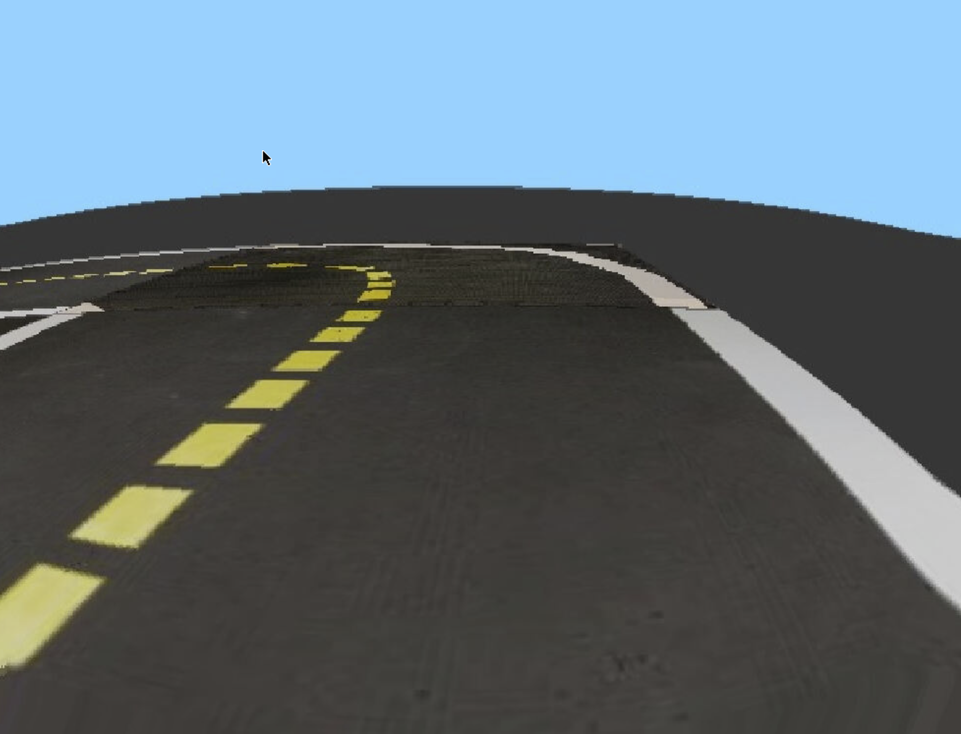
#> input picture visual_lane_servoing/solution/images/visual_control/sim.png, 961 x 734 px, shrunk from 1955 x 1494 before the run
$ jupyter execute visual_servoing_activity.ipynb   (shell and % lines are left out)   (older library calls are emulated)
#> lines starting #> are read from the running program, lines starting #| are printed output that depends on the picture; after the words box and inside, x2 and y2 are one past the last pixel; in counts of white or black regions, pixels touching at a corner belong together
<p style="text-align: right">

</p>

# 💻🚙 05 - Visual control

<figure>
  <div style="text-align:center;">

  <figcaption>The view from a Duckiebot when centered in its lane.</figcaption>
  </div>
</figure>

Now, we will combine the image processing tools that we have explored with the earlier exercise on image-based reactive control to design a policy for lane-following. Consider above image taken from the Duckiebot's camera when the Duckiebot was roughly centered in its lane. Our goal is to design a control policy that uses only images streamed from the Duckiebot's camera to keep it in the lane as it drives forward at a fixed velocity.

Rather than design a controller that reasons over the raw image, we will process the image to enhance aspects of the image that are helpful for lane-following. In particular, the dashed-yellow and solid-white lane markings provide valuable cues that we can use to guide the robot on order to stay in its lane.

Assume that the Duckiebot starts out in the center of its lane, facing in the direction of travel. Assume also that the Duckiebot is traveling forward at a nominal speed. We can imagine using the location of the dashed-yellow and solid-white lane markings in the image to vary the rotational velocities of the left and right wheels in order to stay in the lane. For example, if the dashed-yellow lane markings appear in the left- and right-halves of the image, we might command a negative rotational velocity (i.e., counter-clockwise) as a correction.

Of course, this requires that we can detect the dashed-yellow and solid-white lane markings and estimate their orientations. Thus, we want to apply a filter that makes the lane markings "pop out" in the image, while supressing as much of distracting content of the image. As we discussed in lecture, lane markings are brightly colored against a dark background (the road).

We can identify the location of lane markings in the image by applying finite-difference filters $h_x$ and $h_y$ (e.g., using the Sobel operator) to estimate the horizontal and vertical intensity gradients

$$ \nabla I[u,v] =
\begin{bmatrix}
G_x[u,v]\\
G_y[u,v]
\end{bmatrix}
$$

where

$$
\begin{align}
G_x = h_x * I\\
G_y = h_y * I
\end{align}
$$

We can then look for regions of the image where the magnitude of the intensity gradient is large as a measure of the strength of each edge.

$$
\lvert \nabla I[u,v] \rvert = \sqrt{\left(G_x[u,v]\right)^2 + \left(G_y[u,v]\right)^2}
$$

Assuming that these edges correspond to the lane boundaries, the direction of the gradients can then be used to estimate the desired orientations.

$$
\theta[u,v] = \textrm{atan2}\left(G_y[u,v], G_x[u,v]\right)
$$

In this exercise, we will develop this idea by investigating different ways of processing the images to tease out information about the robot's pose relative to the lane. We will use these results to implement a reactive image-space controller that we will validate on a simulated and/or real DuckieBot.

[cell 1]
## Run this cell to import relevant modules
%pylab inline

from matplotlib import pyplot as plt
import numpy as np
import cv2

Let's load the image as well as the homography for the corresponding camera into Python.

[cell 2]
# Load in the image and generate hsv and grayscale versions
imgbgr = cv2.imread('../images/visual_control/sim.png')
#> imgbgr is the input picture: shape (734, 961, 3); mean B, G, R 115.6, 107.6, 93.8

# OpenCV uses BGR by default, whereas matplotlib uses RGB, so we generate an RGB version for the sake of visualization
imgrgb = cv2.cvtColor(imgbgr, cv2.COLOR_BGR2RGB)

# Convert the image to HSV for any color-based filtering
imghsv = cv2.cvtColor(imgbgr, cv2.COLOR_BGR2HSV)
#> imghsv: shape (734, 961, 3); mean H, S, V 43.3, 45.1, 121.2

# Most of our operations will be performed on the grayscale version
img = cv2.cvtColor(imgbgr, cv2.COLOR_BGR2GRAY)

# The image-to-ground homography associated with this image (Jacopo's)
H = np.array([-4.137917960301845e-05, -0.00011445854191468058, -0.1595567007347241,
              0.0008382870319844166, -4.141689222457687e-05, -0.2518201638170328,
              -0.00023561657746150284, -0.005370140574116084, 0.9999999999999999])

H = np.reshape(H,(3, 3))
Hinv = np.linalg.inv(H)

## Finding the Horizon

In Duckietown, the ground is planar and in other self-driving and robotics domains, it is often assumed that the ground is locally planar. We can exploit this as we search for lane markings by not searching above the horizon. In the world frame relative to which we estimated the homography (i.e., a reference frame with the origin centered between the drive wheels with the positive $x$-axis pointing forward and the positive $y$-axis to the left), the horizon corresponds to large $x$-coordinates. In Duckietown, we are only interested in the road a few meters in front of the Duckiebot.

**Note**: You do not need to include this in the implementation of the functions that will be run in simulation and on the physical Duckiebot. For this activity, the robot will automatically crop out the horizon.

[cell 3]
# TODO: Use the homography (technically Hinv) to mask out the horizon
# When generating masks that will be used with OpenCV try and
# instantiate them with dtype=np.uint8
mask_ground = np.zeros(img.shape, dtype=np.uint8) # TODO: CHANGE ME


x = np.array([[150, 0.2, 1]]).transpose()
xprime = Hinv.dot(x)
xprime = xprime/xprime[2]
print(img.shape)
#| (734, 961)
print(xprime)
mid = 0.72*img.shape[0]
mask_ground[img.shape[0]-int(mid):img.shape[0],:] = 1

fig = plt.figure(figsize = (30,20))
ax1 = fig.add_subplot(1,4,1)
# Visualize the selected and projected points
ax1.plot(xprime[0], xprime[1], 'rx')
ax1.imshow(img*mask_ground,cmap = 'gray')
ax1.set_title('Horizon Mask'), ax1.set_xticks([]), ax1.set_yticks([]);

## Detecting Lane Markings using Sobel Edge Detection

Now, let's apply the Sobel operator to the image to identify image gradients.

[cell 4]
# Convolve the image with the Sobel operator (filter) to compute the numerical derivatives in the x and y directions
sobelx = cv2.Sobel(img,cv2.CV_64F,1,0)
sobely = cv2.Sobel(img,cv2.CV_64F,0,1)

# Compute the magnitude of the gradients
Gmag = np.sqrt(sobelx*sobelx + sobely*sobely)

# Compute the orientation of the gradients
Gdir = cv2.phase(np.array(sobelx, np.float32), np.array(sobely, dtype=np.float32), angleInDegrees=True)

fig = plt.figure(figsize = (30,20))
ax1 = fig.add_subplot(1,4,1)
ax1.imshow(img,cmap = 'gray')
ax1.set_title('Original'), ax1.set_xticks([]), ax1.set_yticks([])
ax2 = fig.add_subplot(1,4,2)
ax2.imshow(sobelx,cmap = 'gray')
ax2.set_title('Sobel X'), ax2.set_xticks([]), ax2.set_yticks([])
ax3 = fig.add_subplot(1,4,3)
ax3.imshow(sobely,cmap = 'gray')
ax3.set_title('Sobel Y'), ax3.set_xticks([]), ax3.set_yticks([]);
ax4 = fig.add_subplot(1,4,4)
ax4.imshow(np.uint8(Gmag))
ax4.set_title('Gradient Magnitude'), ax4.set_xticks([]), ax4.set_yticks([]);

Filtering the image has enhanced the location of the lane markings, but has also emphasized other locations where there are rapid changes in intensity. These include the duckies, buildings in Duckietown, the road surface, and elements in the background (e.g., the lights in the upper-right corner of the image). Note that we are using a non-grayscale colormap for the gradient magnitudes in order to more clearly convey locations that are enhanced by the Sobel operator.

We can reduce the occurrence of some of these features by first blurring the filter using a Gaussian kernel.

## Gaussian Blurring

The Sobel operator picks up on noise in the image as well as texture in the scene that we don't particularly care about. We can blur the image with a Gaussian kernel to reduce these spurious detections.

### Example: Gaussian Blurring

Using your experience from the previous exercise, identify a setting for the standard deviation of the Gaussian kernel that removes noise and local texture (e.g., that of the road surface), without sacrificing too much valid content (namely, the edges associated with lane markings)

[cell 5]
# TODO: Identify a setting for the standard deviation that removes noise while not eliminating too much valid content.
sigma = 5 # CHANGE ME

# Smooth the image using a Gaussian kernel
img_gaussian_filter = cv2.GaussianBlur(img,(0,0), sigma)

# Visualize the filtered image alongside the original image.
fig = plt.figure(figsize = (20,20))
ax1 = fig.add_subplot(1,2,1)
ax1.imshow(img,cmap = 'gray')
ax1.set_title('Original'), ax1.set_xticks([]), ax1.set_yticks([])
ax2 = fig.add_subplot(1,2,2)
ax2.imshow(img_gaussian_filter,cmap = 'gray')
ax2.set_title('Gaussian Filter (Sigma = ' + str(sigma) +')'), ax2.set_xticks([]), ax2.set_yticks([]);

Now, let's look at the gradients of the blurred image. For this exercise, experiment with different settings for the standard deviation above and see how they affect the image gradients. In particular, compare the gradients for two extremes of the standard deviation (e.g., $\sigma=1$ and $\sigma=10$).

[cell 6]
# Convolve the image with the Sobel operator (filter) to compute the numerical derivatives in the x and y directions
sobelx = cv2.Sobel(img_gaussian_filter,cv2.CV_64F,1,0)
sobely = cv2.Sobel(img_gaussian_filter,cv2.CV_64F,0,1)
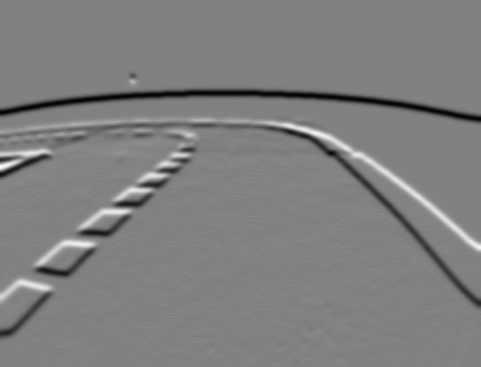
#> sobely: shape (734, 961) float64 (shown at 1/2 size); min -91, max 88, mean -1.5; drawn with min black and max white

# Compute the magnitude of the gradients
Gmag = np.sqrt(sobelx*sobelx + sobely*sobely)

# Compute the orientation of the gradients
Gdir = cv2.phase(np.array(sobelx, np.float32), np.array(sobely, dtype=np.float32), angleInDegrees=True)
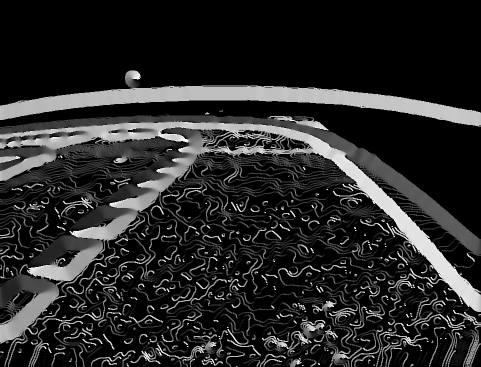
#> Gdir: shape (734, 961) float32 (shown at 1/2 size); min 0, max 358.8, mean 56.9; drawn with min black and max white

fig = plt.figure(figsize = (30,20))
ax1 = fig.add_subplot(1,4,1)
ax1.imshow(img_gaussian_filter,cmap = 'gray')
ax1.set_title('Gaussian Blur'), ax1.set_xticks([]), ax1.set_yticks([])
ax2 = fig.add_subplot(1,4,2)
ax2.imshow(sobelx,cmap = 'gray')
ax2.set_title('Sobel X'), ax2.set_xticks([]), ax2.set_yticks([])
ax3 = fig.add_subplot(1,4,3)
ax3.imshow(sobely,cmap = 'gray')
ax3.set_title('Sobel Y'), ax3.set_xticks([]), ax3.set_yticks([]);
ax4 = fig.add_subplot(1,4,4)
ax4.imshow(np.uint8(Gmag))
ax4.set_title('Gradient Magnitude'), ax4.set_xticks([]), ax4.set_yticks([]);

## A Varient of Non-maximal Supression

With a suitable choice for the standard deviation, we have smoothed out some of the noise and texture in the image (e.g., the road), reducing the number of candidate edges while preserving most of the edges that corresopnd to lane markings.

Under the assumption that the edges associated with lane markings are stronger than most of of the edges in the image (in terms of the magnitude of the gradients), we can further eliminate distractors by only keeping edges whose gradient magnitude is greater than a threshold.

### Example: A form of non-maximal supression

In this exercise, we will take a look at the histogram over gradient magnitudes to better understand the distribution of gradient magnitudes. Based on the histogram, we can choose a magnitude threshold that we will use to filter out weaker edges.

[cell 7]
# Visualize the histogram over gradient magnitudes
fig = plt.figure(figsize = (5,5))
ax1 = fig.add_subplot(1,1,1)
ax1.hist((Gmag*mask_ground).flatten(), bins=50)
ax1.set_title('Gradient Histogram');
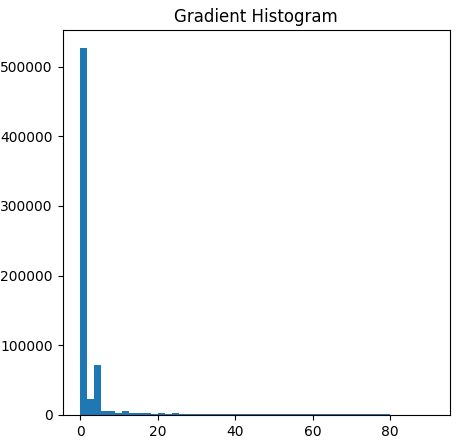
#> figure drawn by matplotlib, 1 panel; tallest bar 526066 high, from x = 1.11e-16 to 1.82

[cell 8]
# TODO: Use the histogram above to choose the minimum threshold on the gradient magnitude.
#       Edges whos gradient magnitude is below this threshold will be filtered out.
threshold = 28 # CHANGE ME

mask_mag = (Gmag > threshold)
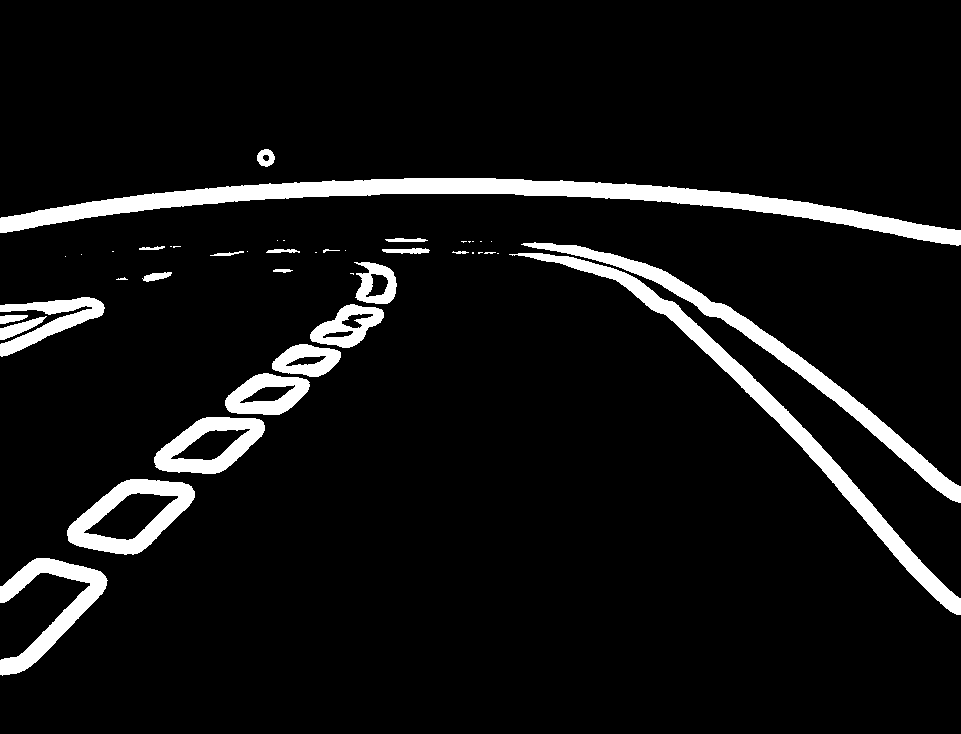
#> mask_mag: shape (734, 961) bool; 7.4% white; 44 white regions (20 under 20 px), largest, box (x1, y1, x2, y2) and area: (0, 178, 961, 246) 15057, (509, 253, 961, 615) 8314, (521, 242, 961, 503) 7049

fig = plt.figure(figsize = (20,10))
ax1 = fig.add_subplot(1,2,1)
ax1.imshow(Gmag, cmap = 'gray')
ax1.set_title('Gradient Magnitude'), ax1.set_xticks([]), ax1.set_yticks([])
ax2 = fig.add_subplot(1,2,2)
ax2.imshow(mask_mag*Gmag,cmap = 'gray')
ax2.set_title('Gradient Magnitude (Thresholded)'), ax2.set_xticks([]), ax2.set_yticks([]);
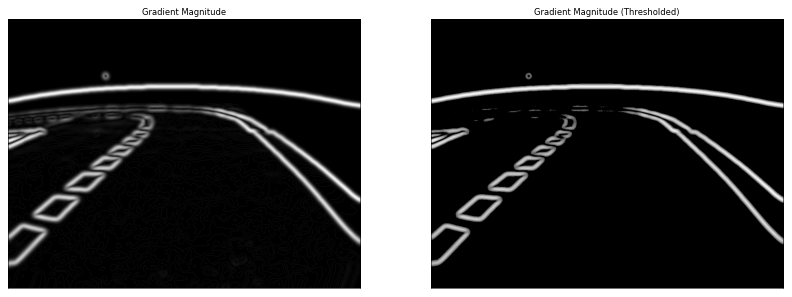
#> figure drawn by matplotlib, 2 panels

## Color-based Masking

Having identified a candidate set of edges, we can now try design a set of masks that isolate the edges associated with the dashed-yellow and solid-white lane markings.

Perhaps the most obvious thing to do is to create masks that filter out pixels whose color differs from that of the yellow and white lines.

### Example: Color-based Masking

Following what we did in the Braitenberg exercise, we can select upper- and lower-bounds on the HSV values for the two lines. One option mentioned in the Braitenberg exercise is to use [this online color picker](https://pinetools.com/image-color-picker), which allows us to get the HSV values for particular pixels.

**Note**: When we go to use these bounds, remember that OpenCV uses uses the convention that $\textrm{H} \in [0, 179]$, $\textrm{S} \in [0, 255]$, and $\textrm{V} \in [0, 255]$, while other tools may use different ranges (e.g., Gimp uses $\textrm{H} \in [0, 360]$, $\textrm{S} \in [0, 100]$, and $\textrm{V} \in [0, 100])$.

**Note**: While the HSV color space provides a better representation (e.g., compared to RGB) for color-based detection, the appearance of the yellow and white lane markings will change due to variations in illumination, shading, etc. for In order to improve the generalizability of these bounds, you are encouraged to also consider the `../images/visual_control/pic3_rect.png` image and define bounds that are appropriate for both.

[cell 9]
# Using the above tool, we can identify the bounds as follows
# TODO: Identify the lower and upper HSV bounds for the white and yellow lane markings
#       These values represent the maximum range, so they don't filter out anything
#Real
#white_lower_hsv = np.array([0, 0, 190])         # CHANGE ME
#white_upper_hsv = np.array([180, 38, 255])   # CHANGE ME
#yellow_lower_hsv = np.array([21, 120, 64])        # CHANGE ME
#yellow_upper_hsv = np.array([40, 255, 255])  # CHANGE ME
#sim
white_lower_hsv = np.array([0, 0, 170])         # CHANGE ME
white_upper_hsv = np.array([180, 38, 255])   # CHANGE ME
yellow_lower_hsv = np.array([21, 80, 64])        # CHANGE ME
yellow_upper_hsv = np.array([40, 255, 255])  # CHANGE ME

mask_white = cv2.inRange(imghsv, white_lower_hsv, white_upper_hsv)
#> mask_white: shape (734, 961); 3.4% white; 22 white regions (14 under 20 px), largest, box (x1, y1, x2, y2) and area: (673, 309, 961, 608) 19867, (505, 248, 707, 308) 2051, (0, 315, 80, 349) 740
mask_yellow = cv2.inRange(imghsv, yellow_lower_hsv, yellow_upper_hsv)
#> mask_yellow: shape (734, 961); 2.8% white; 50 white regions (38 under 20 px), largest, box (x1, y1, x2, y2) and area: (0, 560, 111, 666) 5691, (67, 481, 196, 550) 5074, (150, 419, 263, 471) 3461

fig = plt.figure(figsize = (20,10))
ax1 = fig.add_subplot(1,3,1)
ax1.imshow(imgrgb)
ax1.set_title('Original'), ax1.set_xticks([]), ax1.set_yticks([])
ax2 = fig.add_subplot(1,3,2)
ax2.imshow(imgrgb)
ax2.imshow(mask_white, cmap='jet', alpha=0.5)
ax2.set_title('Filtered by Color (White)'), ax2.set_xticks([]), ax2.set_yticks([]);
ax3 = fig.add_subplot(1,3,3)
ax3.imshow(imgrgb)
ax3.imshow(mask_yellow, cmap='jet', alpha=0.5)
ax3.set_title('Filtered by Color (Yellow)'), ax3.set_xticks([]), ax3.set_yticks([]);

## Edge-based Masking

Now, we will explore possible ways to mask out unwanted edges based upon their orientation in the image.

Assuming that the Duckiebot hasn't deviated too much from its lane, most of the dashed-yellow line should lie in the left-half of the image, while most of the solid-white line should lie in the right-half of the image. We can use this to reason separately over dashed-yellow and solid-white lane markings.

**Note**: While this masking may seem reasonable when the Duckiebot is oriented close to the direction of travel, it may not be what we want when the Duckiebot's orientation is off. In these cases, we would expect some of the dashed-yellow lane markings to be in the right-half of the image or some of the solid-white lane markings to be in the left-half of the image. These would be valuable cues to use. Thus, as you experiment with the included images as well as in simulation and on your physical Duckiebot, you may want to try disabling these masks.

### Example: Edge-based Masking

[cell 10]
# Let's create masks for the left- and right-halves of the image
width = img.shape[1]
mask_left = np.ones(sobelx.shape)
mask_left[:,int(np.floor(width/2)):width + 1] = 0
mask_right = np.ones(sobelx.shape)
mask_right[:,0:int(np.floor(width/2))] = 0
print(mask_left.shape)

The inner edge of the dashed-yellow line corresponds to a negative gradient in the $x$- and $y$-directions, while the inner-edge of the solid-white line corresponds to a positive gradient in the $x$-direction and negative gradient in the $y$-direction. We can use this to further mask out unwanted edges.

[cell 11]
# In the left-half image, we are interested in the right-half of the dashed yellow line, which corresponds to negative x- and y-derivatives
# In the right-half image, we are interested in the left-half of the solid white line, which correspons to a positive x-derivative and a negative y-derivative
# Generate a mask that identifies pixels based on the sign of their x-derivative
mask_sobelx_pos = (sobelx > 0)
#> mask_sobelx_pos: shape (734, 961) bool; 13.1% white; 1433 white regions (919 under 20 px), largest, box (x1, y1, x2, y2) and area: (518, 242, 960, 640) 17294, (139, 251, 377, 479) 10855, (619, 175, 960, 253) 8144
mask_sobelx_neg = (sobelx < 0)
#> mask_sobelx_neg: shape (734, 961) bool; 13.1% white; 1482 white regions (953 under 20 px), largest, box (x1, y1, x2, y2) and area: (129, 257, 417, 566) 12602, (572, 232, 960, 512) 12531, (1, 238, 260, 363) 6898
mask_sobely_pos = (sobely > 0)
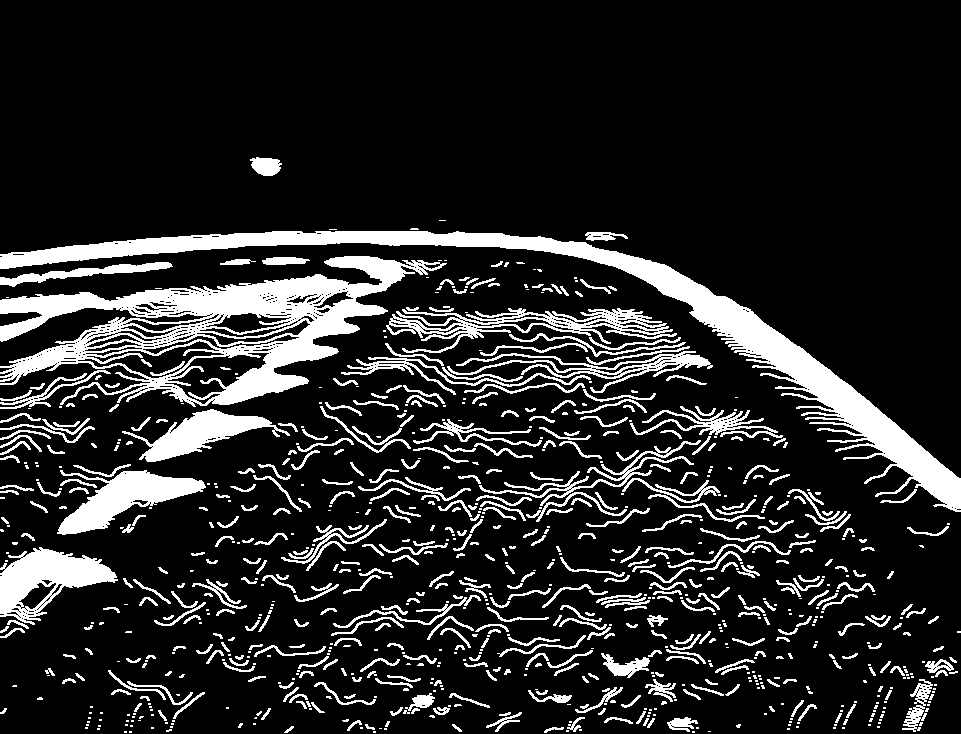
#> mask_sobely_pos: shape (734, 961) bool; 15.5% white; 864 white regions (405 under 20 px), largest, box (x1, y1, x2, y2) and area: (0, 256, 447, 407) 22502, (0, 231, 961, 512) 22439, (0, 547, 118, 625) 4370
mask_sobely_neg = (sobely < 0)
#> mask_sobely_neg: shape (734, 961) bool; 15.5% white; 799 white regions (430 under 20 px), largest, box (x1, y1, x2, y2) and area: (0, 243, 961, 624) 32087, (0, 171, 961, 253) 28234, (0, 582, 133, 687) 4688
#> (the rest of the program and of its run is left out)
